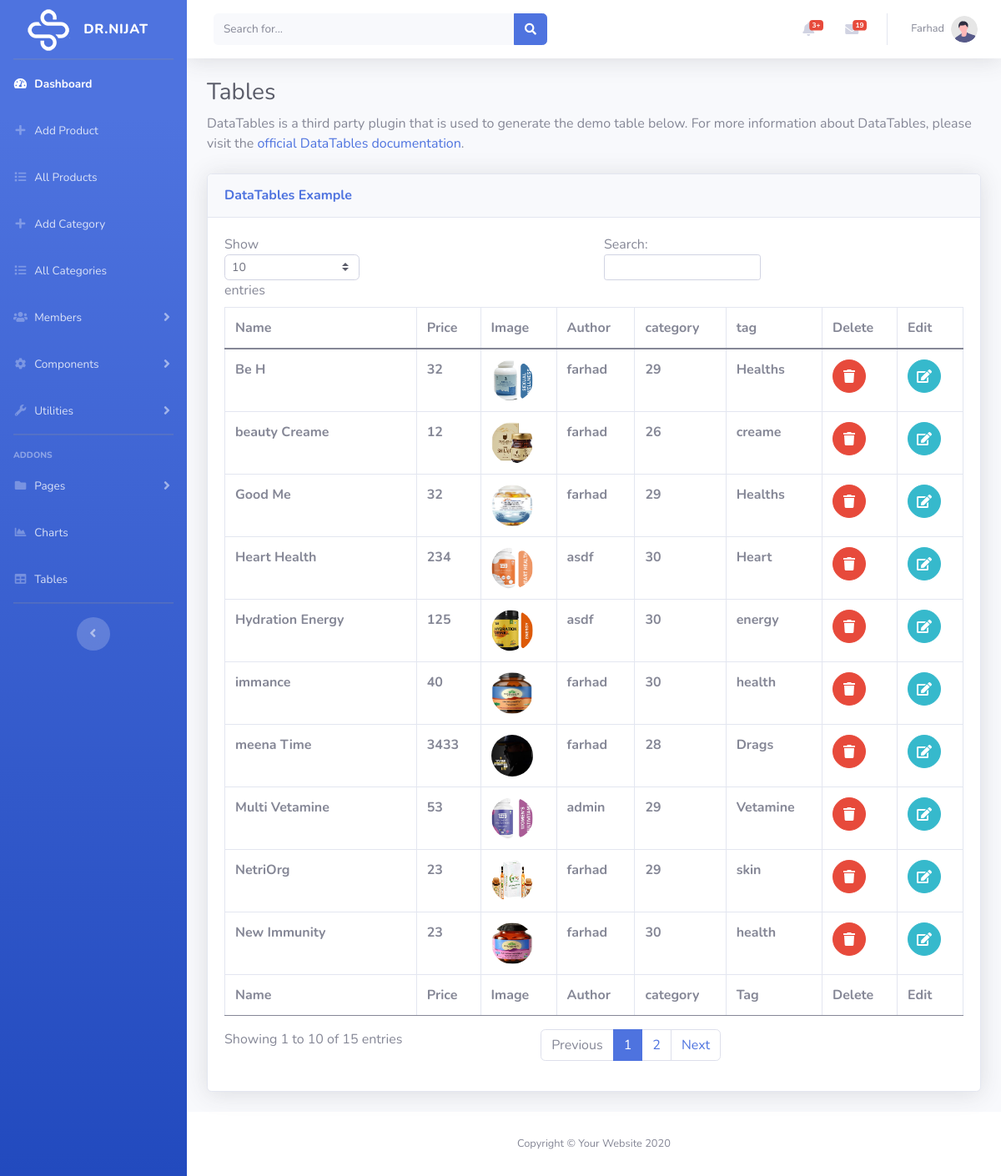
/admin/mem_pro_list.php (signed in), run on the app's committed database.
### tables this page shows
CREATE TABLE IF NOT EXISTS `mem_products` (
  `mem_pro_id` int(11) NOT NULL AUTO_INCREMENT,
  `mem_pro_name` varchar(255) NOT NULL,
  `mem_pro_detail` varchar(255) NOT NULL,
  `mem_pro_image` varchar(255) NOT NULL,
  `category_id` int(11) NOT NULL,
  `tag` varchar(255) NOT NULL,
  `at` varchar(255) NOT NULL,
  `author` varchar(255) NOT NULL,
  `pro_views` int(18) NOT NULL DEFAULT '0',
  `price` int(11) NOT NULL,
  `pro_amount` varchar(255) NOT NULL DEFAULT '0',
  `status` varchar(255) NOT NULL DEFAULT 'publish',
  `expireDate` varchar(255) NOT NULL DEFAULT 'null',
  PRIMARY KEY (`mem_pro_id`)
);

### admin/mem_pro_list.php (the view, shortened to what this page needs)
<?php require_once "include/header.php"; ?>
<?php require_once "include/sidebar.php"; ?>
<?php include_once("include/top_navbar.php"); ?>
<div class="container-fluid">
    <h1 class="h3 mb-2 text-gray-800">Tables</h1>
    <p class="mb-4">DataTables is a third party plugin that is used to generate the demo table below.
        For more information about DataTables, please visit the <a target="_blank"
            href="https://datatables.net">official DataTables documentation</a>.</p>
    <div class="card shadow mb-4">
        <div class="card-header py-3">
            <h6 class="m-0 font-weight-bold text-primary">DataTables Example</h6>
        </div>
        <div class="card-body">
            <div class="table-responsive">
                <table class="table table-bordered" id="dataTable" width="100%" cellspacing="0">
                    <thead>
                        <tr>
                            <th>Name</th>
                            <th>Price</th>
                            <th>Image</th>
                            <th>Author</th>
                            <th>category</th>
                            <th>tag</th>
                            <th>Delete</th>
                            <th>Edit</th>
                        </tr>
                    </thead>
                    <tfoot>
                        <tr>
                            <th>Name</th>
                            <th>Price</th>
                            <th>Image</th>
                            <th>Author</th>
                            <th>category</th>
                            <th>Tag</th>
                            <th>Delete</th>
                            <th>Edit</th>
                        </tr>
                    </tfoot>
                    <tbody>
                        <?php
                        $conn = config();
                        $fetch_pro_ad = "SELECT * FROM mem_products";
                        $stmt_pro = $conn->prepare($fetch_pro_ad);
                        $stmt_pro->execute();
                        while ($row_pro = $stmt_pro->fetch(PDO::FETCH_ASSOC)) {
                            $name = $row_pro['mem_pro_name'];
                            $price = $row_pro['price'];
                            $image = $row_pro['mem_pro_image'];
                            $author = $row_pro['author'];
                            $category = $row_pro['category_id'];
                            $tag = $row_pro['tag'];
                        ?>
                        <tr>
                            <th><?php echo $name; ?></th>
                            <th><?php echo $price; ?></th>
                            <th><img class="rounded-circle" width="50px" height="50px"
                                    src="img/member_product/<?php echo $name; ?>/<?php echo $image; ?>"></th>
                            <th><?php echo $author; ?></th>
                            <th><?php echo $category; ?></th>
                            <th><?php echo $tag; ?></th>
                            <th><a href="" class="btn btn-danger btn-circle"><i class="fa fa-trash"></i> </a></th>
                            <th><a href="" class="btn btn-info btn-circle"><i class="fa fa-edit"></i> </a></th>
                        </tr>
                        <?php } ?>
                    </tbody>
                </table>
            </div>
        </div>
    </div>
</div>
</div>
<?php require_once "include/footer.php"; ?>

### data on the page
mem_products: mem_pro_name "NetriOrg", price "23", mem_pro_name+mem_pro_image (picture), author "farhad", category "29", tag "skin"
mem_products: mem_pro_name "Multi Vetamine", price "53", mem_pro_name+mem_pro_image (picture), author "admin", category "29", tag "Vetamine"
mem_products: mem_pro_name "Hydration Energy", price "125", mem_pro_name+mem_pro_image (picture), author "asdf", category "30", tag "energy"
mem_products: mem_pro_name "Heart Health", price "234", mem_pro_name+mem_pro_image (picture), author "asdf", category "30", tag "Heart"
mem_products: mem_pro_name "immance", price "40", mem_pro_name+mem_pro_image (picture), author "farhad", category "30", tag "health"
mem_products: mem_pro_name "Be H", price "32", mem_pro_name+mem_pro_image (picture), author "farhad", category "29", tag "Healths"
mem_products: mem_pro_name "New Immunity", price "23", mem_pro_name+mem_pro_image (picture), author "farhad", category "30", tag "health"
mem_products: mem_pro_name "beauty Creame", price "12", mem_pro_name+mem_pro_image (picture), author "farhad", category "26", tag "creame"
mem_products: mem_pro_name "meena Time", price "3433", mem_pro_name+mem_pro_image (picture), author "farhad", category "28", tag "Drags"
mem_products: mem_pro_name "Good Me", price "32", mem_pro_name+mem_pro_image (picture), author "farhad", category "29", tag "Healths"

### other printed values
count($message) "19"
$_SESSION['user_name'] "Farhad"
